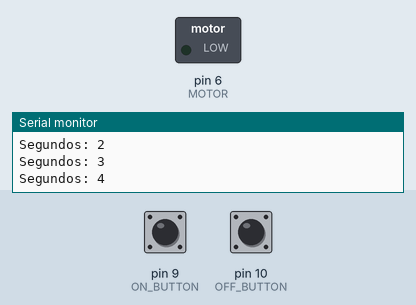
Recording of a program running on a simulated Arduino Uno, built with avr-gcc and run on an emulated ATmega328P. Shown: switched loads named in the program (green lamp = pin HIGH), the last lines printed to the serial monitor. The test bench sets the inputs (shaded band); at power-on: pin 9 (ON_BUTTON) LOW, pin 10 (OFF_BUTTON) LOW.

Above: at 5.0 s.
5.1 s: pin 9 (ON_BUTTON) pulled HIGH for 0.15 s
At 6.8 s:
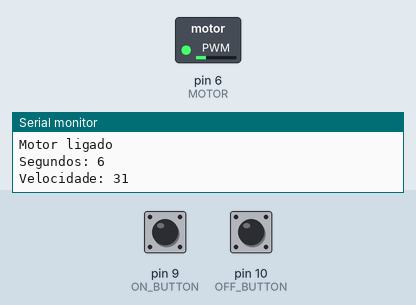
8.2 s: pin 10 (OFF_BUTTON) pulled HIGH for 0.15 s
At 8.6 s:
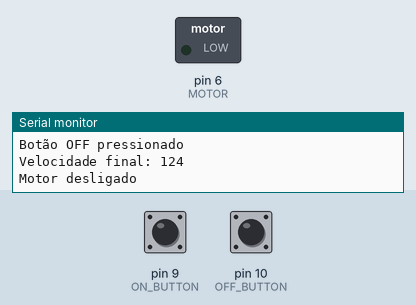
9.8 s: pin 9 (ON_BUTTON) pulled HIGH for 1 s
At 12.8 s:
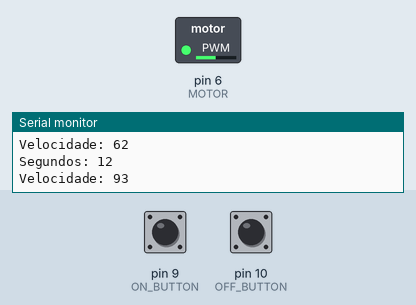
13.8 s: pin 10 (OFF_BUTTON) pulled HIGH for 1 s
16.3 s: pin 9 (ON_BUTTON) pulled HIGH for 0.15 s
At 17.8 s:
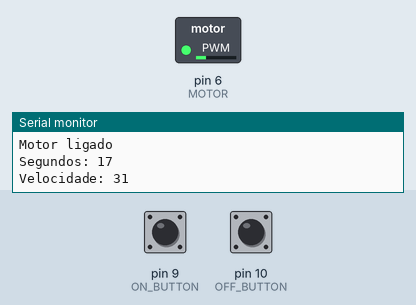
19.4 s: pin 10 (OFF_BUTTON) pulled HIGH for 3.2 s
Timing chart, 0 to 22.4 s (numbered marks = the images above; inputs shaded):
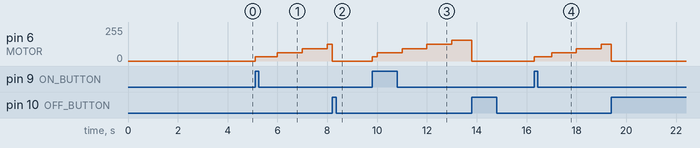

The program:

main.cpp
```cpp
#include "Arduino.h"

#define INTERVALO 199 // Valor do comparador A para gerar uma interrupção a cada 100 us
#define ON_TIME 8     // Quantidade de segundos que o motor ficará ligado

#define MOTOR (1 << PD6)      // Pino 6 do Arduino
#define ON_BUTTON (1 << PB1)  // Pino 9 do Arduino
#define OFF_BUTTON (1 << PB2) // Pino 10 do Arduino

typedef struct _timer
{
    unsigned int cont;
    unsigned int segundos;
    unsigned int tempo_inicial;
    bool motor_ligado;
} timer;

timer self = {
    .cont = 0,             // Contador de interrupções do Timer 2
    .segundos = 0,         // Contador de segundos - máximo de 65535 segundos
    .tempo_inicial = 0,    // Tempo inicial da contagem a partir do momento que o motor é ligado
    .motor_ligado = false, // Variável que indica se o motor está ligado ou não
};

void setup_timer_2()
{

    TCCR2A = (1 << WGM21);  // Configuração do modo de funcionamento para Comparador
    TCCR2B = (1 << CS21);   // Pre-scaler de 8 (Frequência de 2MHz - Período de 500 ns em cada contagem)
    OCR2A = 199;            // 200 contagens de 500 ns, o que gera uma interrupção a cada 100 us
    TIMSK2 = (1 << OCIE2A); // Gerar uma interrupção no estouro do comparador A
}

void setup_button_interrupts_PCINT0()
{
    PCICR |= (1 << PCIE0);                   // Habilitar interrupção no PCINT0
    PCMSK0 |= (1 << PCINT1) | (1 << PCINT2); // Habilitar interrupção nos pinos PB1 e PB2
}

void setup_outputs()
{
    DDRD |= MOTOR;   // Configurar pino de saída
    PORTD &= ~MOTOR; // Iniciar com o pino em nível baixo
}

void setup_PWM()
{
    TCCR0A |= (1 << WGM01) | (1 << WGM00) | (1 << COM0A1); // Modo 7
    TCCR0B |= (1 << CS00);                                 // Seleciona opção para frequência
    OCR0A = 0;                                             // Inicia com 0% de duty cycle
}

void start_motor()
{

    if ((int)OCR0A == 0)  // Se o motor estiver desligado
        OCR0A += 255 / 8; // Ligar o motor com 12,5% de duty cycle

    self.tempo_inicial = self.segundos; // Guardar o tempo inicial da contagem
    self.motor_ligado = true;           // Indicar que o motor está ligado

    Serial.println("Motor ligado");
}

void stop_motor()
{

    Serial.print("Velocidade final: ");
    Serial.println(OCR0A);

    OCR0A = 0;                 // Desligar o motor
    self.motor_ligado = false; // Indicar que o motor está desligado
    self.tempo_inicial = 0;    // Zerar o tempo inicial da contagem

    Serial.println("Motor desligado");
}

void increase_speed()
{
    Serial.print("Velocidade: ");
    Serial.println(OCR0A);
    int aux = (int)OCR0A; // Conversão para inteiro para evitar erros de arredondamento
    if ((int)OCR0A < 255) // Se a velocidade for menor que 100%
        aux += 255 / 8;   // Aumentar a velocidade em 12,5%

    if (aux > 255) // Se a velocidade for maior que 100%
        aux = 255; // Ajustar para 100%

    OCR0A = aux; // Atribuir o novo valor de velocidade
}

ISR(PCINT0_vect)
{
    if ((PINB & ON_BUTTON) == ON_BUTTON)
    {
        Serial.println("Botão ON pressionado");
        start_motor();
    }

    if ((PINB & OFF_BUTTON) == OFF_BUTTON)
    {
        Serial.println("Botão OFF pressionado");
        stop_motor();
    }
}

int calc_cont(int milisegundos)
{
    return milisegundos * 10;
    // milisegundos == 1000 -> 1000 * 10 = 10000
    // milisegundos == 250 -> 250 * 10 = 2500
    // milisegundos == 500 -> 500 * 10 = 5000
    // milisegundos == 750 -> 750 * 10 = 7500
}

ISR(TIMER2_COMPA_vect) // Rotina de interrupção do Timer 2
{
    self.cont++;

    if (self.cont == calc_cont(1000)) // Se o contador atingir 10000 (10000 * 100 us = 1 s)
    {
        self.cont = 0;
        self.segundos++;

        Serial.print("Segundos: ");
        Serial.println(self.segundos);

        if (self.motor_ligado && self.segundos - self.tempo_inicial < ON_TIME) // Se o motor estiver ligado e o tempo de 8 segundos não tiver sido atingido
        {
            increase_speed();
        }
    }
}
int main(void)
{
    Serial.begin(115200);
    Serial.println("Iniciando...");

    setup_outputs();
    setup_timer_2();
    setup_button_interrupts_PCINT0();
    setup_PWM();

    Serial.println("Configurado...");
    sei();

    for (;;)
    {
        if (self.motor_ligado)
        {

            if (self.segundos - self.tempo_inicial >= ON_TIME)
            {
                stop_motor();
            }
        }
        _delay_ms(100);
    }

    return 0;
}
```

Measured:
- after the input at 5.1 s, pin 6 (MOTOR): 0/255 → 31/255 at once, → 62/255 0.90 s later, → 93/255 1.0 s later, → 124/255 1.0 s later
- after the input at 8.2 s, pin 6 (MOTOR): 124/255 → 0/255 at once
- after the input at 9.8 s, pin 6 (MOTOR): moves from 0/255 to 155/255 over 3.2 s, starting at once
- after the input at 16.3 s, pin 6 (MOTOR): 0/255 → 31/255 at once, → 62/255 0.70 s later, → 93/255 1.0 s later, → 124/255 1.0 s later
